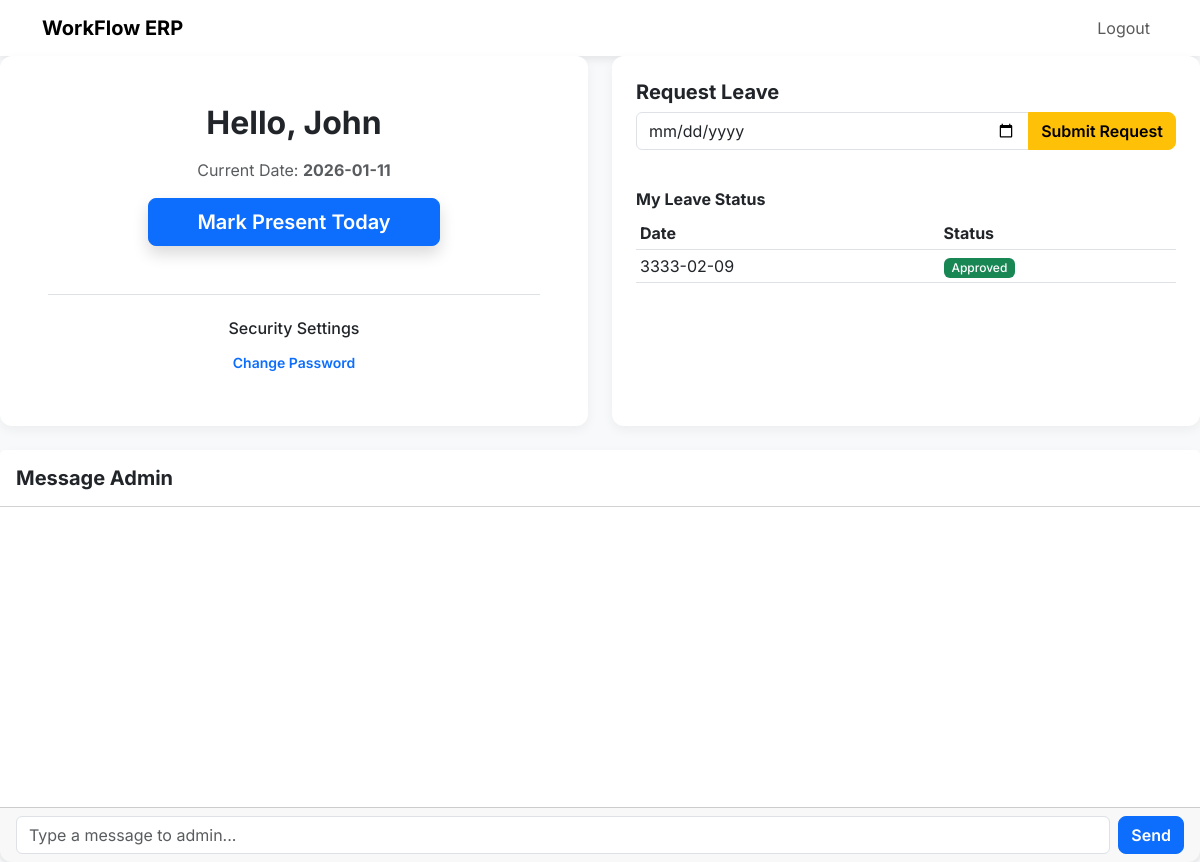
The page /dashboard (signed in) on the database its author committed.
### models.py (models this page shows)
class Employee(Base):
    __tablename__ = "employees"
    id = Column(Integer, primary_key=True, index=True)
    name = Column(String)
    email = Column(String, unique=True, index=True)
    hashed_password = Column(String)
    role = Column(String, default="employee")
    salary = Column(Float, default=0.0)
    dept_id = Column(Integer, ForeignKey("departments.id"))
    department = relationship("Department", back_populates="employees")
    attendance_logs = relationship("Attendance", back_populates="employee")
    leaves = relationship("Leave", back_populates="employee", foreign_keys="[Leave.emp_id]")

class Leave(Base):
    __tablename__ = "leaves"
    id = Column(Integer, primary_key=True, index=True)
    emp_id = Column(Integer, ForeignKey("employees.id"))
    date = Column(Date)
    approve = Column(Boolean, nullable=True)
    admin_id = Column(Integer, ForeignKey("employees.id"), nullable=True)
    employee = relationship("Employee", back_populates="leaves", foreign_keys=[emp_id])

### routers/dashboard.py (the view)
@router.get("/dashboard")
async def dashboard(request: Request, db: Session = Depends(get_db)):
    user = get_current_user(request, db)
    if not user: return RedirectResponse(url="/")
    if user.role == "admin":
        return templates.TemplateResponse("admin_dash.html", {
            "request": request, "user": user,
            "employees": db.query(models.Employee).all(),
            "departments": db.query(models.Department).all(),
            "logs": db.query(models.Attendance).all(),
            "pending_leaves": db.query(models.Leave).filter(models.Leave.approve == None).all(),
            "admin_id": user.id
        })
    marked = db.query(models.Attendance).filter(models.Attendance.emp_id == user.id, models.Attendance.date == date.today()).first()
    admin = db.query(models.Employee).filter(models.Employee.role == "admin").first()
    return templates.TemplateResponse("employee_dash.html", {
        "request": request, "user": user, "marked": marked, "today": date.today(),
        "my_leaves": db.query(models.Leave).filter(models.Leave.emp_id == user.id).all(),
        "admin_id": admin.id if admin else 1
    })

### templates/employee_dash.html (shortened to what this page needs)
{% extends "base.html" %}
{% block content %}
<div class="row">
    <div class="col-md-6">
        <div class="card text-center p-5 h-100">
            <h2 class="fw-bold mb-3">Hello, {{ user.name }}</h2>
            <p class="text-muted">Current Date: <strong>{{ today }}</strong></p>
            {% if marked %}
            <div class="alert alert-success border-0 py-3">
                <h5 class="m-0">✅ Your attendance is marked for today.</h5>
            </div>
            {% else %}
            <form action="/mark-attendance" method="post">
                <button type="submit" class="btn btn-primary btn-lg px-5 shadow">Mark Present Today</button>
            </form>
            {% endif %}
            <div class="mt-5 pt-4 border-top">
                <h6>Security Settings</h6>
                <button class="btn btn-link btn-sm text-decoration-none" type="button" data-bs-toggle="collapse" data-bs-target="#passCollapse">
                    Change Password
                </button>
            </div>
        </div>
    </div>
    <div class="col-md-6">
        <div class="card p-4 h-100">
            <h5 class="fw-bold">Request Leave</h5>
            <form action="/request-leave" method="post" class="mb-4">
                <div class="input-group">
                    <input type="date" name="leave_date" class="form-control" required>
                    <button type="submit" class="btn btn-warning">Submit Request</button>
                </div>
            </form>
            <h6 class="fw-bold mt-3">My Leave Status</h6>
            <div class="table-responsive">
                <table class="table table-sm">
                    <thead><tr><th>Date</th><th>Status</th></tr></thead>
                    <tbody>
                        {% for leave in my_leaves %}
                        <tr>
                            <td>{{ leave.date }}</td>
                            <td>
                                {% if leave.approve == True %}<span class="badge bg-success">Approved</span>
                                {% elif leave.approve == False %}<span class="badge bg-danger">Rejected</span>
                                {% else %}<span class="badge bg-warning text-dark">Pending</span>{% endif %}
                            </td>
                        </tr>
                        {% endfor %}
                    </tbody>
                </table>
            </div>
        </div>
    </div>
</div>
<div class="row mt-4">
    <div class="col-12">
        <div class="card">
            <div class="card-header bg-white py-3">
                <h5 class="fw-bold m-0">Message Admin</h5>
            </div>
            <div class="card-body" style="height: 300px; overflow-y: auto;" id="messages">
            </div>
            <div class="card-footer">
                <form id="messageForm" class="d-flex">
                    <input type="text" id="messageInput" class="form-control me-2" placeholder="Type a message to admin..." required>
                    <button type="submit" class="btn btn-primary">Send</button>
                </form>
            </div>
        </div>
    </div>
</div>
{% endblock %}

### templates/base.html (style rules this page uses)
body { background-color: #f8f9fa; font-family: 'Inter', sans-serif; color: #333; }
.card { border: none; border-radius: 12px; box-shadow: 0 4px 12px rgba(0,0,0,0.05); }
.btn { border-radius: 8px; font-weight: 600; }
.badge { font-weight: 500; }

### rows shown on the page
Employee: name "John"
Leave: date "3333-02-09", approve "Approved"

### other values the page prints
{{ today }} "2026-01-11"
